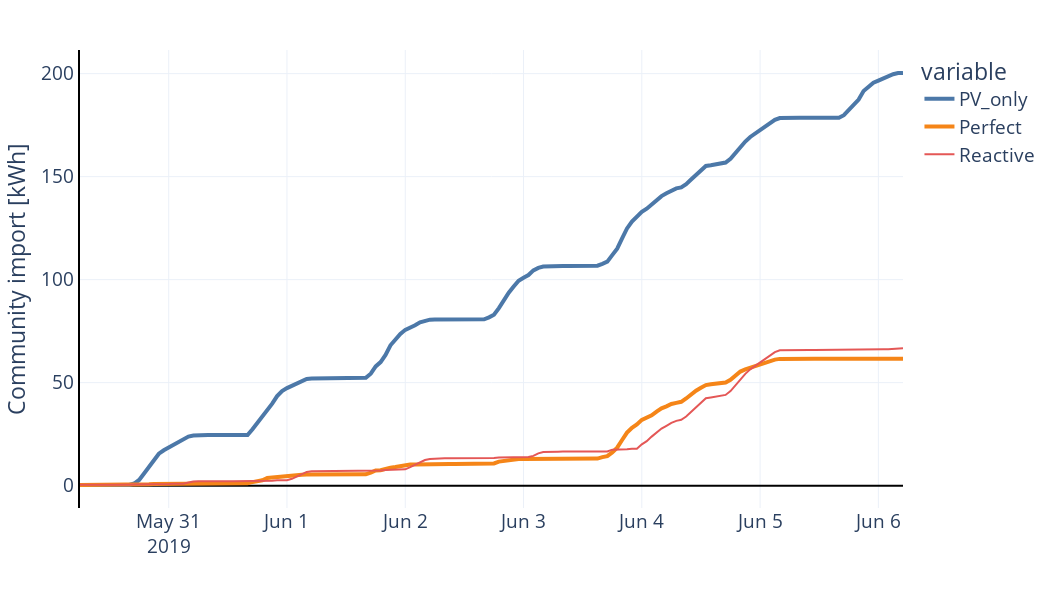

The cell this chart's notebook holds for it:
### Code cell
graph = perfect_communityimport_concat.loc[:end].copy()
graph.columns = ["check_perfect"]

graph["Total"] = _individuals.loc[graph.index[0]:graph.index[-1], house_ids].sum(axis=1)
graph["pv_production_kw"] = pv_size * len(house_ids) * _individuals.loc[graph.index[0]:graph.index[-1], "pv_1kw"]
print(f"Check PV size = {pv_size} kWp")

graph["PV_only"] = (graph["Total"] - graph["pv_production_kw"]).clip(lower=0)
graph["Perfect"] = (graph["Total"] - graph["pv_production_kw"] + perfect_schedules_concat.sum(axis=1)).clip(lower=0)
graph["Reactive"] = (result[[f"{name}" for name in house_ids]].sum(axis=1)
                     + result[[f"{name}_storage" for name in house_ids]].sum(axis=1)).resample("15T").mean().clip(lower=0)

np.testing.assert_almost_equal(
    graph["Perfect"].sum(), graph["check_perfect"].sum(),
    decimal=7, verbose=True)
graph.drop(columns=["Total", "pv_production_kw", "check_perfect"], inplace=True)

graph = graph.cumsum(axis=0) / 4
graph = graph.resample("60T").last()

fig = px.line(graph.loc[:end, ["PV_only", "Perfect", "Reactive"]])

fig.data[0].update(line_width=4)
fig.data[1].update(line_width=4)
fig.update_layout(
    layout,
    height=600,
    width=1050,
    showlegend=True,
    xaxis_title="",
    yaxis_title="Community import [kWh]",
    yaxis_showline=True, yaxis_linewidth=2, yaxis_linecolor='black',
    xaxis_showline=False, xaxis_linewidth=2, xaxis_linecolor='black',
    xaxis_tickangle=0)
fig.show()

### Figure 1 — Plotly figure (JSON) as saved in the notebook; plotly's stock layout.template omitted (floating-point values rounded to 4 significant figures; data arrays with more than 128 entries replaced by an {"elided": "..."} marker saying what was removed)
{"data": [{"hovertemplate": "variable=PV_only<br>Index=%{x}<br>value=%{y}<extra></extra>", "legendgroup": "PV_only", "line": {"color": "#4C78A8", "dash": "solid", "width": 4}, "marker": {"symbol": "circle"}, "mode": "lines", "name": "PV_only", "orientation": "v", "showlegend": true, "type": "scatter", "x": {"elided": "168 str values"}, "xaxis": "x", "y": {"elided": "168 float values"}, "yaxis": "y"}, {"hovertemplate": "variable=Perfect<br>Index=%{x}<br>value=%{y}<extra></extra>", "legendgroup": "Perfect", "line": {"color": "#F58518", "dash": "solid", "width": 4}, "marker": {"symbol": "circle"}, "mode": "lines", "name": "Perfect", "orientation": "v", "showlegend": true, "type": "scatter", "x": {"elided": "168 str values"}, "xaxis": "x", "y": {"elided": "168 float values"}, "yaxis": "y"}, {"hovertemplate": "variable=Reactive<br>Index=%{x}<br>value=%{y}<extra></extra>", "legendgroup": "Reactive", "line": {"color": "#E45756", "dash": "solid"}, "marker": {"symbol": "circle"}, "mode": "lines", "name": "Reactive", "orientation": "v", "showlegend": true, "type": "scatter", "x": {"elided": "168 str values"}, "xaxis": "x", "y": {"elided": "168 float values"}, "yaxis": "y"}], "layout": {"font": {"size": 19}, "height": 600, "legend": {"title": {"text": "variable"}, "tracegroupgap": 0}, "margin": {"b": 10, "l": 20, "r": 50, "t": 50}, "showlegend": true, "width": 1050, "xaxis": {"anchor": "y", "autorange": true, "domain": [0, 1], "linecolor": "black", "linewidth": 2, "range": ["2019-05-30 06:00", "2019-06-06 05:00"], "showline": false, "tickangle": 0, "title": {"text": ""}, "type": "date", "zerolinecolor": "black", "zerolinewidth": 2}, "yaxis": {"anchor": "x", "autorange": true, "domain": [0, 1], "linecolor": "black", "linewidth": 2, "range": [-10.86, 211.5], "showline": true, "title": {"text": "Community import [kWh]"}, "type": "linear", "zerolinecolor": "black", "zerolinewidth": 2}}}
